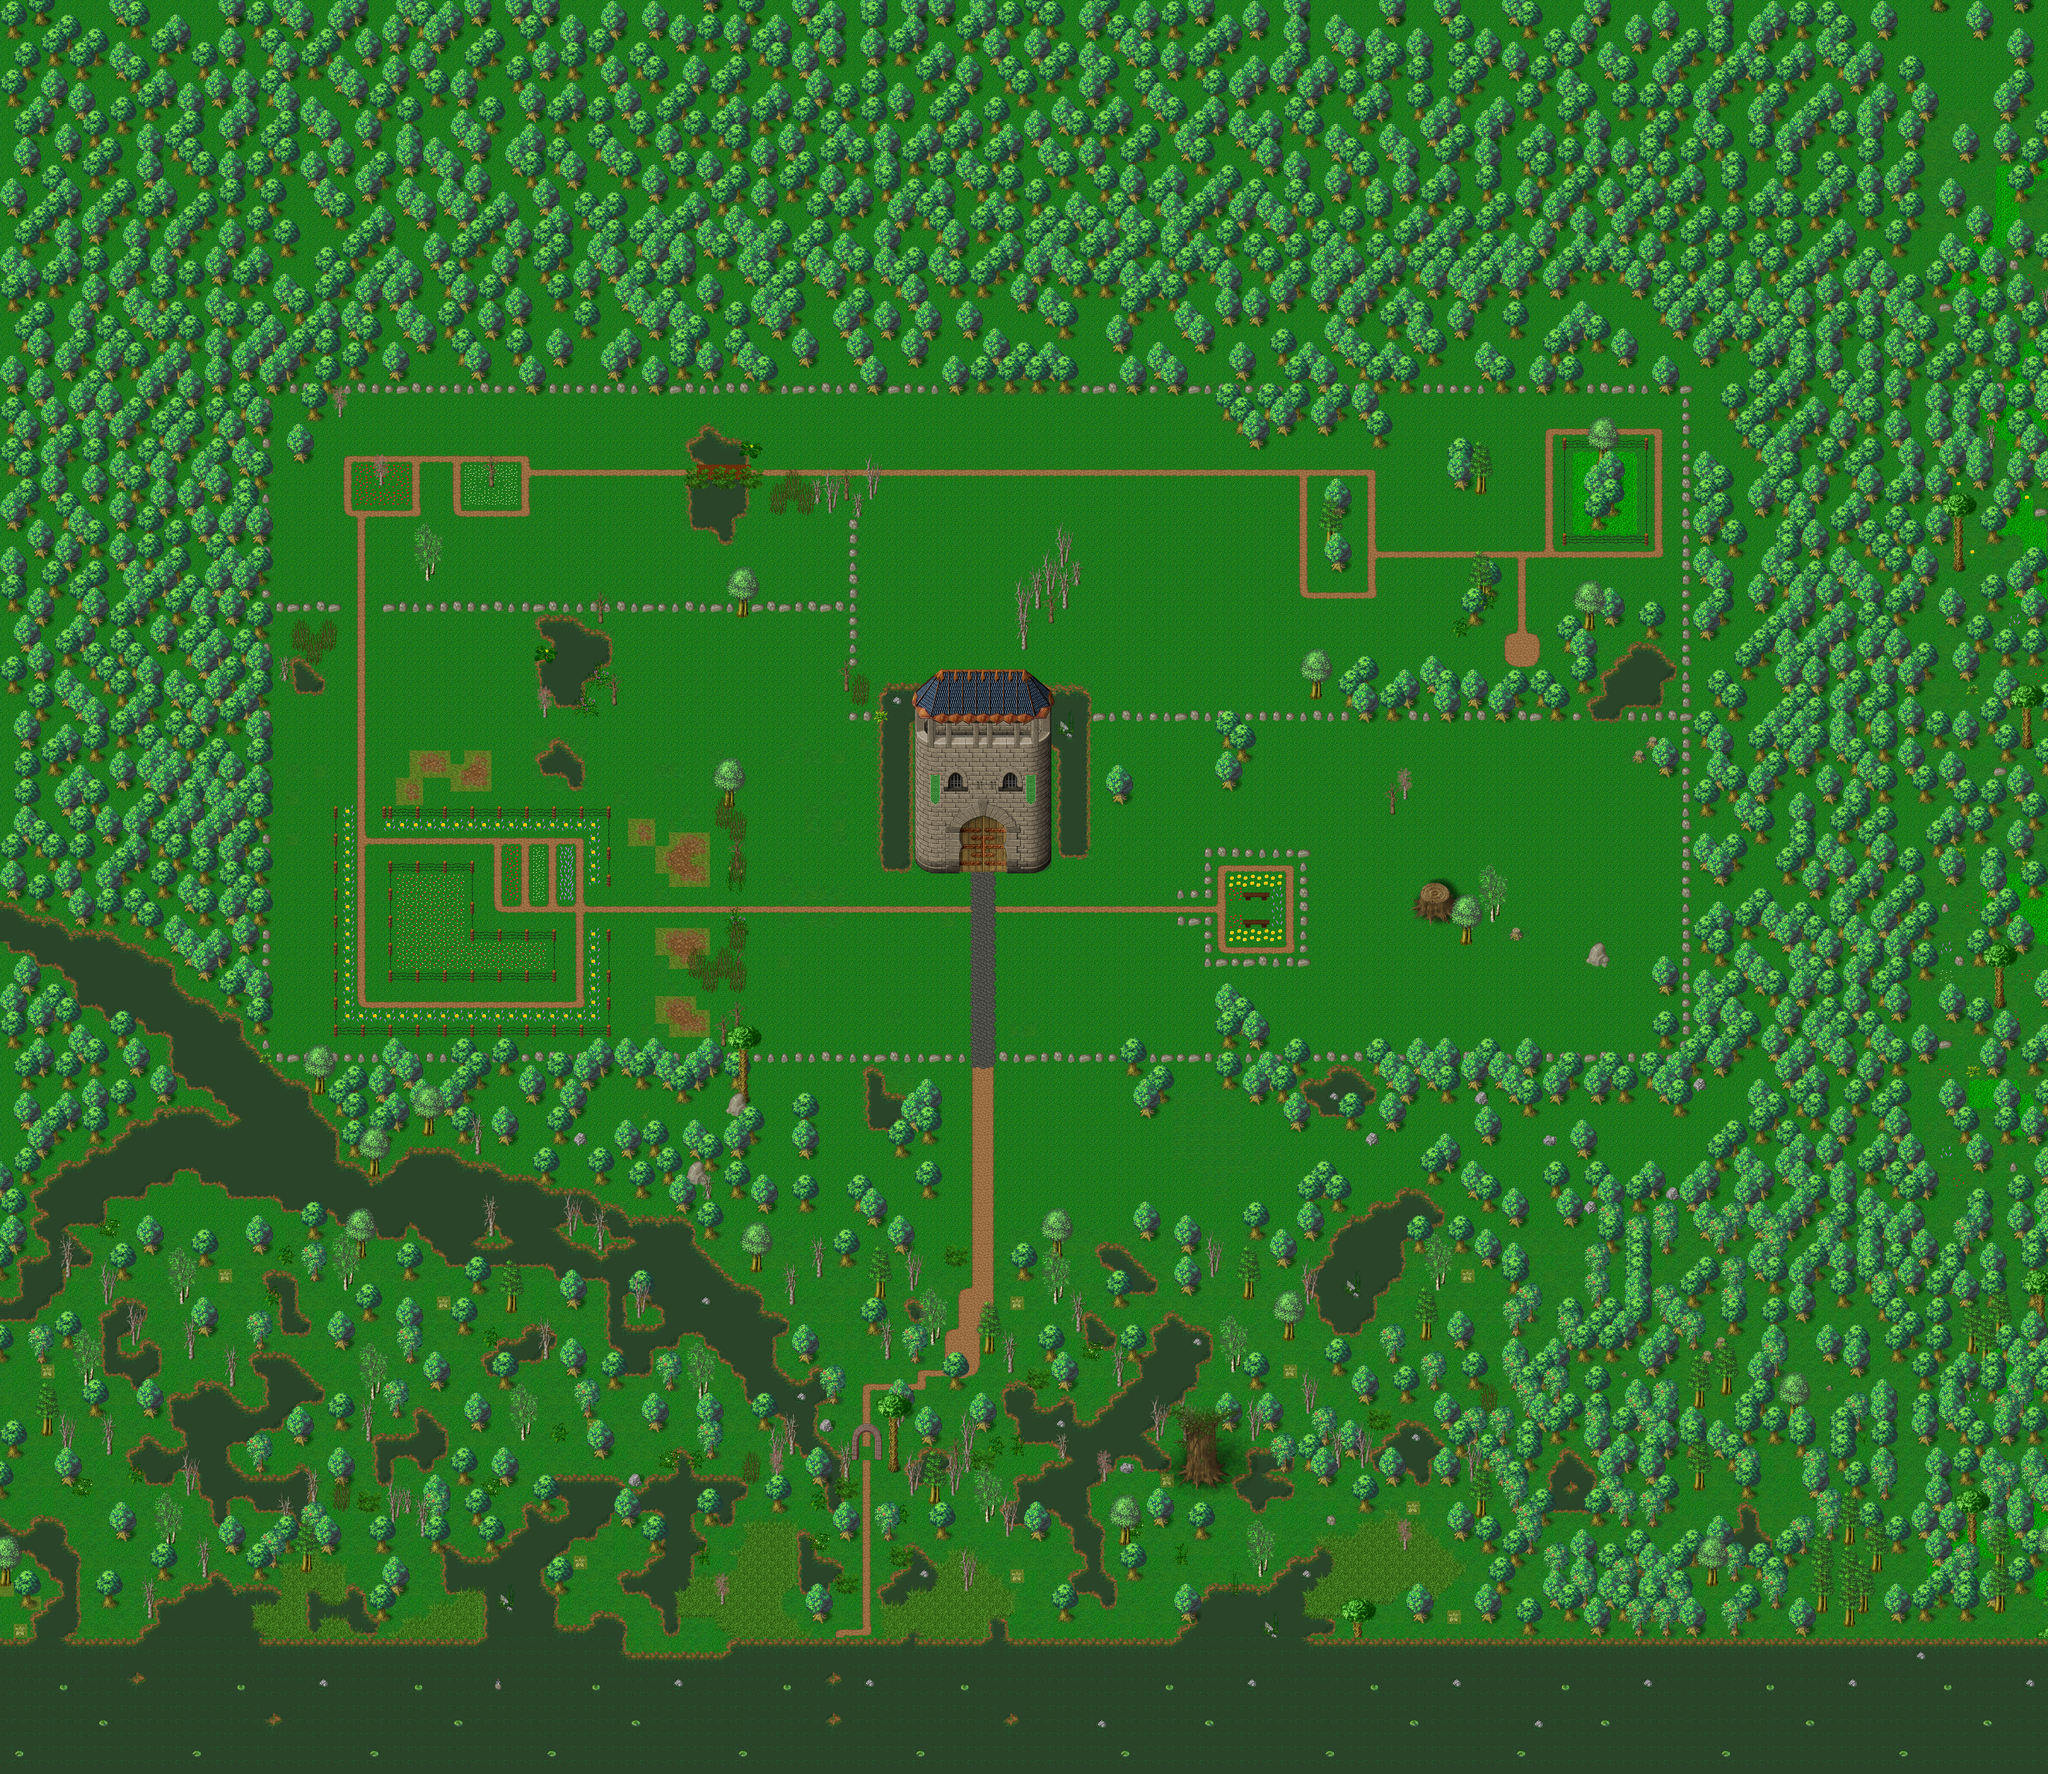

The image is a tile-based game level rendered from a .tmx file. Its description and source (layers, tilesets, objects; grid data summarised) follow:
An orthogonal 150x130 tile map with 32x32 px tiles, 5 tile layers (Ground, Ground2, Ground3, Fringe, ...), 2 hidden layers not drawn, 14 tilesets and 9 objects (5x spawn, 2x warp, 2x fixme).

<map version="1.0" tiledversion="1.0.3" orientation="orthogonal" renderorder="right-down" width="150" height="130" tilewidth="32" tileheight="32" nextobjectid="32">
 <properties>
  <property name="author" value="Pydsigner, Jesusalva, TMW2/LoF Team" />
  <property name="license" value="GPL v2 ; CC BY-SA 3.0" />
  <property name="manaplus version" value="2" />
  <property name="minimap" value="graphics/minimaps/018-2.png" />
  <property name="music" value="tmw_adventure.ogg" />
  <property name="name" value="Heroes' Hold - Outside" />
  <property name="overlay0image" value="graphics/images/ambient/fog.png" />
  <property name="overlay0parallax" value="1.0" />
  <property name="overlay0scrollX" value="0.307" />
  <property name="overlay0scrollY" value="0.211" />
  <property name="overlay1image" value="graphics/images/ambient/darkness2.png" />
  <property name="overlay1mask" value="2" />
  <property name="overlay1parallax" value="1.0" />
  <property name="overlay1scrollX" value="0.2" />
  <property name="overlay1scrollY" value="0.1" />
  <property name="overlay2image" value="graphics/images/ambient/darkness1.png" />
  <property name="overlay2mask" value="4" />
  <property name="overlay2parallax" value="1.0" />
  <property name="overlay2scrollX" value="0.3" />
  <property name="overlay2scrollY" value="0.2" />
  <property name="overlay3image" value="graphics/images/ambient/night.png" />
  <property name="overlay3mask" value="8" />
  <property name="overlay3keepratio" value="true" />
  <property name="overlay4image" value="graphics/images/ambient/rain.png" />
  <property name="overlay4mask" value="16" />
  <property name="overlay4parallax" value="1.0" />
  <property name="overlay4scrollX" value="-0.3" />
  <property name="overlay4scrollY" value="1.6" />
  <property name="overlay5image" value="graphics/images/ambient/sandstorm.png" />
  <property name="overlay5mask" value="32" />
  <property name="overlay5parallax" value="1.0" />
  <property name="overlay5scrollX" value="0.2" />
  <property name="overlay5scrollY" value="0.1" />
  <property name="overlay6image" value="graphics/images/ambient/snow.png" />
  <property name="overlay6mask" value="64" />
  <property name="overlay6parallax" value="1.0" />
  <property name="overlay6scrollX" value="0.2" />
  <property name="overlay6scrollY" value="0.1" />
 </properties>
 <tileset firstgid="1" source="../graphics/tilesets/collision.tsx" />
 <tileset firstgid="10" source="../graphics/tilesets/woodland_ground.tsx" />
 <tileset firstgid="266" source="../graphics/tilesets/woodland_x2.tsx" />
 <tileset firstgid="298" source="../graphics/tilesets/woodland_x3.tsx" />
 <tileset firstgid="330" source="../graphics/tilesets/lof/woodland_village.tsx" />
 <tileset firstgid="586" source="../graphics/tilesets/woodland_x5.tsx" />
 <tileset firstgid="602" source="../graphics/tilesets/woodland_x4.tsx" />
 <tileset firstgid="618" source="../graphics/tilesets/woodland_x8.tsx" />
 <tileset firstgid="634" source="../graphics/tilesets/woodland_swamp.tsx" />
 <tileset firstgid="890" source="../graphics/tilesets/forest.tsx" />
 <tileset firstgid="1289" source="../graphics/tilesets/lof/castle.tsx" />
 <tileset firstgid="1545" source="../graphics/tilesets/lof/castle2.tsx" />
 <tileset firstgid="1801" source="../graphics/tilesets/lof/castle3.tsx" />
 <tileset firstgid="2057" name="warp_gates" tilewidth="32" tileheight="96" tilecount="15" columns="15">
  <image source="../graphics/tilesets/lof/warp_gates.png" width="480" height="96" />
 </tileset>
 <layer name="Ground" width="150" height="130">
  <data>[19500 cells, 19500 non-empty, 80 distinct tile ids]</data>
 </layer>
 <layer name="Ground2" width="150" height="130">
  <data>[19500 cells, 111 non-empty, 3 distinct tile ids]</data>
 </layer>
 <layer name="Ground3" width="150" height="130">
  <data>[19500 cells, 895 non-empty, 49 distinct tile ids]</data>
 </layer>
 <layer name="Fringe" width="150" height="130">
  <data>[19500 cells, 4682 non-empty, 183 distinct tile ids]</data>
 </layer>
 <layer name="Over" width="150" height="130">
  <data>[19500 cells, 113 non-empty, 36 distinct tile ids]</data>
 </layer>
 <layer name="Collision" width="150" height="130" visible="0">
  <data>[19500 cells, 14046 non-empty, 1 distinct tile ids]</data>
 </layer>
 <layer name="Heights" width="150" height="130" visible="0">
  <data>[19500 cells, 0 non-empty, 0 distinct tile ids]</data>
 </layer>
 <objectgroup name="Objects">
  <object id="1" name="To LoF" type="warp" x="2016" y="3392" width="32" height="32">
   <properties>
    <property name="dest_map" value="017-1" />
    <property name="dest_x" value="180" />
    <property name="dest_y" value="194" />
   </properties>
  </object>
  <object id="22" name="To Heroes' Hold - Castle" type="warp" x="2240" y="2016" width="128" height="32">
   <properties>
    <property name="dest_map" value="018-2-1" />
    <property name="dest_x" value="26" />
    <property name="dest_y" value="32" />
   </properties>
  </object>
  <object id="30" name="margin" type="fixme" x="2624" y="3520" width="640" height="640" />
  <object id="31" name="margin" type="fixme" x="4160" y="2240" width="640" height="640" />
 </objectgroup>
 <objectgroup color="#ff7f00" name="Spawns">
  <object id="24" name="Moonshroom" type="spawn" x="640" y="928" width="1318" height="452">
   <properties>
    <property name="death" value="40000" />
    <property name="max_beings" value="2" />
    <property name="monster_id" value="1069" />
    <property name="spawn" value="120000" />
   </properties>
  </object>
  <object id="25" name="Poison Fairy" type="spawn" x="672" y="1472">
   <properties>
    <property name="death" value="40000" />
    <property name="max_beings" value="6" />
    <property name="monster_id" value="1186" />
    <property name="spawn" value="120000" />
   </properties>
   <polygon points="0,0 601,3 1056,461 1061,1007 7,1008" />
  </object>
  <object id="26" name="Green Dragon" type="spawn" x="2048" y="864" width="1902" height="704">
   <properties>
    <property name="death" value="40000" />
    <property name="max_beings" value="2" />
    <property name="monster_id" value="1195" />
    <property name="spawn" value="120000" />
   </properties>
  </object>
  <object id="27" name="Earth Fairy" type="spawn" x="3072" y="1696" width="833" height="737">
   <properties>
    <property name="death" value="40000" />
    <property name="max_beings" value="4" />
    <property name="monster_id" value="1182" />
    <property name="spawn" value="120000" />
   </properties>
  </object>
  <object id="29" name="Grass Snake" type="spawn" x="1760" y="2464" width="2345" height="831">
   <properties>
    <property name="death" value="40000" />
    <property name="max_beings" value="6" />
    <property name="monster_id" value="1169" />
    <property name="spawn" value="120000" />
   </properties>
  </object>
 </objectgroup>
</map>
